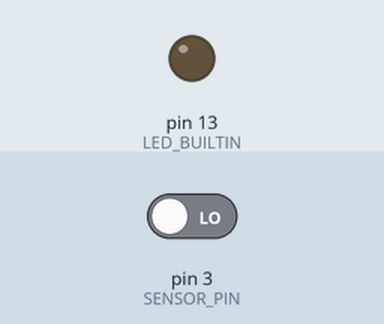
Simulated run of this sketch. Board: Arduino Uno, built with avr-gcc and run on an emulated ATmega328P. Shown: output pins drawn as LEDs (lit = HIGH). The test bench sets the inputs (shaded band); at power-on: pin 3 (SENSOR_PIN) LOW.

Above: at 1.2 s.
1.3 s: pin 3 (SENSOR_PIN) driven HIGH
At 2.1 s:
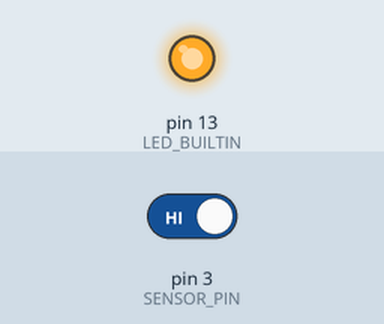
4.3 s: pin 3 (SENSOR_PIN) driven LOW
At 5.0 s:
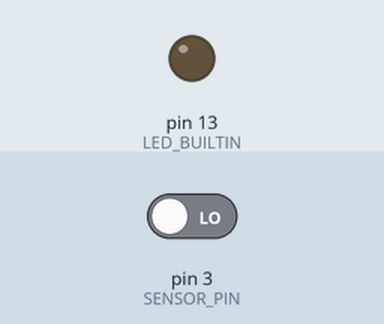
Timing chart, 0 to 7.3 s (numbered marks = the images above; inputs shaded):
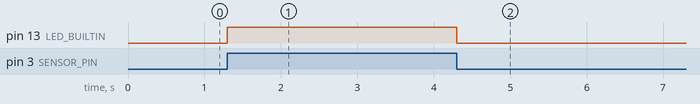

Measured:
- after the input at 1.3 s, pin 13 (LED_BUILTIN): LOW → HIGH at once
- after the input at 4.3 s, pin 13 (LED_BUILTIN): HIGH → LOW at once

The sketch:

presence_sensor.ino
```cpp
#define SENSOR_PIN 3

// presence sensor state
int sensor_state;

void setup() {
  // pimode setup
  pinMode(LED_BUILTIN, OUTPUT);
  pinMode(SENSOR_PIN, INPUT);

  // start presence sersor as LOW
  digitalWrite(SENSOR_PIN, LOW);
}

void loop() {
  // getting presence sensor state
  sensor_state = digitalRead(SENSOR_PIN);

  if (sensor_state) blink_led(LED_BUILTIN);
}

void blink_led(int pin) {
    digitalWrite(pin, HIGH);
    delay(1000);
    digitalWrite(pin, LOW);
}
```
